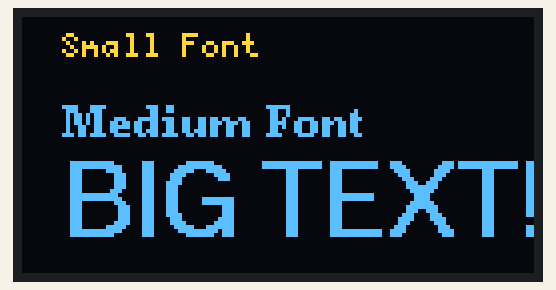
Recording of a sketch running on a simulated Arduino Uno, built with avr-gcc and run on an emulated ATmega328P. On the bench: 128×64 one-colour display. The OLED is the two-colour kind (top 16 rows yellow).

Above: at 0.2 s.

The sketch:

OLED.ino
```cpp
#include <Wire.h>
#include <U8g2lib.h>

// Initialize OLED for SSH1136 using U8g2 library (I2C)
U8G2_SSD1306_128X64_NONAME_F_HW_I2C u8g2(U8G2_R0, /* reset=*/U8X8_PIN_NONE);
//U8G2_SH1106_128X64_NONAME_1_HW_I2C u8g2(U8G2_R0, /* reset=*/ U8X8_PIN_NONE);

void setup() {
    u8g2.begin();
}

void loop() {
    /*u8g2.clearBuffer();
    //u8g2.setFont(u8g2_font_ncenB08_tr);
    //u8g2.setFont(u8g2_font_ncenB14_tr);
    //u8g2.setFont(u8g2_font_helvB10_tr);
    u8g2.setFont(u8g2_font_lubB14_tr);  // Select font
    u8g2.drawStr(5, 49, "Hello World");  // Display text
    u8g2.sendBuffer();
    delay(1000);*/
    //u8g2.clearBuffer();

    // Small text
    u8g2.setFont(u8g2_font_5x7_tr);
    u8g2.drawStr(10, 10, "Small Font");

    // Medium text
    u8g2.setFont(u8g2_font_ncenB08_tr);
    u8g2.drawStr(10, 30, "Medium Font");

    // Large text
    u8g2.setFont(u8g2_font_helvB18_tr);
    u8g2.drawStr(10, 55, "BIG TEXT!");

    u8g2.sendBuffer();
    delay(2000);
}
/*
#include <Wire.h>
#include <U8g2lib.h>

// Initialize for SSH1136 OLED (I2C)
U8G2_SSD1306_128X64_NONAME_F_HW_I2C u8g2(U8G2_R0, /* reset=*/ //U8X8_PIN_NONE);
/*
void setup() {
    u8g2.begin();
}

void loop() {
    u8g2.clearBuffer();
    u8g2.setFont(u8g2_font_ncenB08_tr);
    u8g2.drawStr(10, 40, "OLED Test OK!");
    u8g2.sendBuffer();
    delay(1000);
}*/
```
